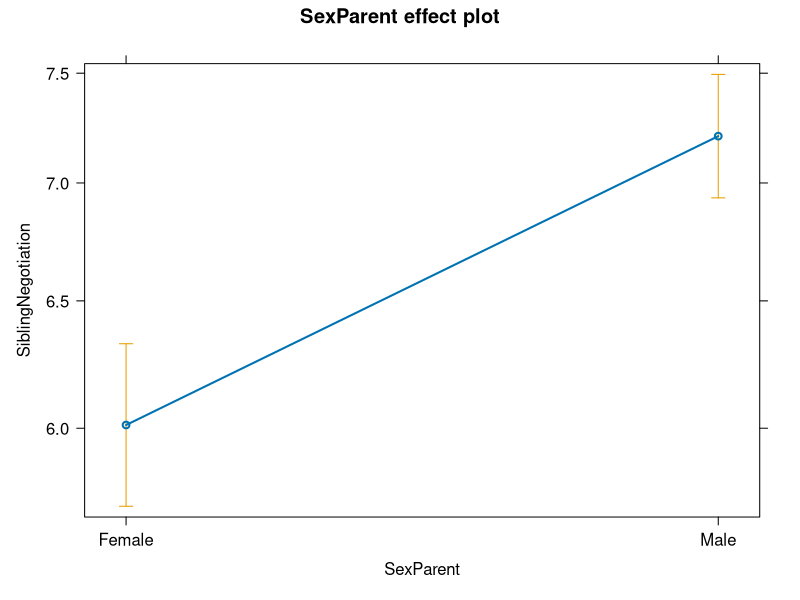
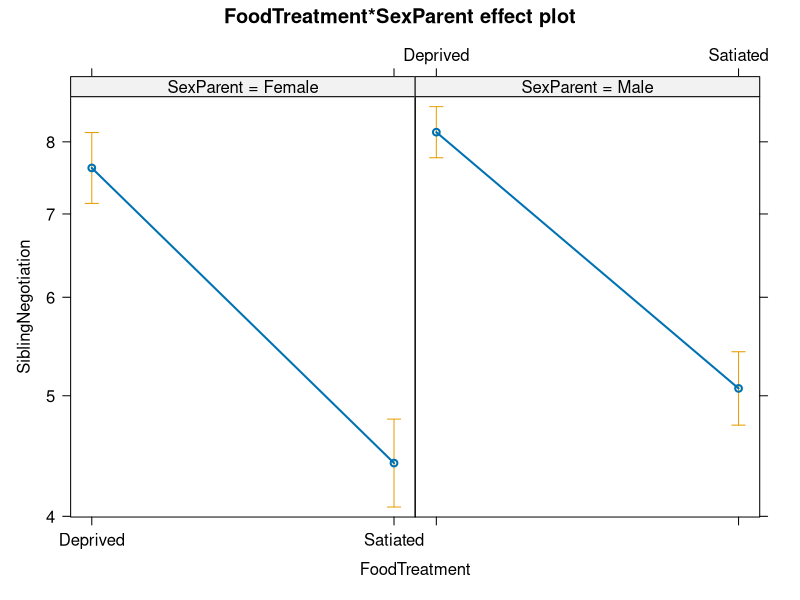

Here is the R script that generated these plots, in order:
## Owl example (count data)
# The next examples uses the fairly well known Owl dataset which is provided in glmmTMB (see ?Owls for more info about the data).

library(glmmTMB)
library(effects)

m1 <- glm(SiblingNegotiation ~ SexParent, data=Owls , family = poisson)
summary(m1)
plot(allEffects(m1))


# Exercise 1: fit this GLM in Jags! Hint: start with the code from yesterday, and then change the lm to a glm. 
# Hint: SexParent
# sex = as.numeric(Owls$SexParent) - 1 
# sexE * sex[i]



# Exercise 2: implement the following model in Jags
m2 <- glm(SiblingNegotiation ~ FoodTreatment*SexParent + offset(log(BroodSize)), data=Owls , family = poisson)
summary(m2)
plot(allEffects(m2))
